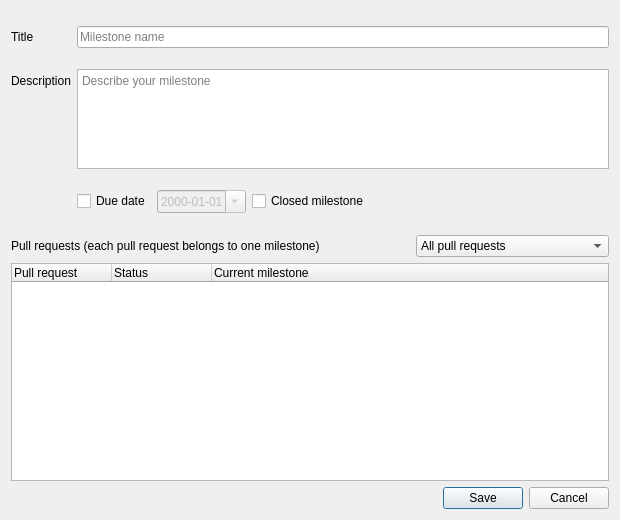
<?xml version="1.0" encoding="UTF-8"?>
<ui version="4.0">
 <class>MilestoneDialog</class>
 <widget class="QDialog" name="MilestoneDialog">
  <property name="geometry">
   <rect>
    <x>0</x>
    <y>0</y>
    <width>620</width>
    <height>520</height>
   </rect>
  </property>
  <property name="minimumSize">
   <size>
    <width>560</width>
    <height>0</height>
   </size>
  </property>
  <property name="windowTitle">
   <string>Milestone details</string>
  </property>
  <layout class="QVBoxLayout" name="verticalLayout">
   <item>
    <layout class="QFormLayout" name="formLayout">
     <item row="0" column="0">
      <widget class="QLabel" name="mTitleLabel">
       <property name="text">
        <string>Title</string>
       </property>
       <property name="buddy">
        <cstring>mTitle</cstring>
       </property>
      </widget>
     </item>
     <item row="0" column="1">
      <widget class="QLineEdit" name="mTitle">
       <property name="maxLength">
        <number>200</number>
       </property>
       <property name="placeholderText">
        <string>Milestone name</string>
       </property>
      </widget>
     </item>
     <item row="1" column="0">
      <widget class="QLabel" name="mDescriptionLabel">
       <property name="text">
        <string>Description</string>
       </property>
       <property name="buddy">
        <cstring>mDescription</cstring>
       </property>
      </widget>
     </item>
     <item row="1" column="1">
      <widget class="QTextEdit" name="mDescription">
       <property name="maximumSize">
        <size>
         <width>16777215</width>
         <height>100</height>
        </size>
       </property>
       <property name="acceptRichText">
        <bool>false</bool>
       </property>
       <property name="placeholderText">
        <string>Describe your milestone</string>
       </property>
      </widget>
     </item>
     <item row="2" column="1">
      <layout class="QHBoxLayout" name="dateLayout">
       <item>
        <widget class="QCheckBox" name="mHasDueDate">
         <property name="text">
          <string>Due date</string>
         </property>
        </widget>
       </item>
       <item>
        <widget class="QDateEdit" name="mDueDate">
         <property name="enabled">
          <bool>false</bool>
         </property>
         <property name="displayFormat">
          <string>yyyy-MM-dd</string>
         </property>
         <property name="calendarPopup">
          <bool>true</bool>
         </property>
        </widget>
       </item>
       <item>
        <widget class="QCheckBox" name="mClosed">
         <property name="text">
          <string>Closed milestone</string>
         </property>
        </widget>
       </item>
       <item>
        <spacer name="dateSpacer">
         <property name="orientation">
          <enum>Qt::Horizontal</enum>
         </property>
         <property name="sizeHint" stdset="0">
          <size>
           <width>40</width>
           <height>20</height>
          </size>
         </property>
        </spacer>
       </item>
      </layout>
     </item>
    </layout>
   </item>
   <item>
    <layout class="QHBoxLayout" name="requestsHeaderLayout">
     <item>
      <widget class="QLabel" name="mRequestsLabel">
       <property name="text">
        <string>Pull requests (each pull request belongs to one milestone)</string>
       </property>
      </widget>
     </item>
     <item>
      <spacer name="requestsSpacer">
       <property name="orientation">
        <enum>Qt::Horizontal</enum>
       </property>
       <property name="sizeHint" stdset="0">
        <size>
         <width>40</width>
         <height>20</height>
        </size>
       </property>
      </spacer>
     </item>
     <item>
      <widget class="QComboBox" name="mRequestFilter">
       <item>
        <property name="text">
         <string>All pull requests</string>
        </property>
       </item>
       <item>
        <property name="text">
         <string>Open pull requests</string>
        </property>
       </item>
       <item>
        <property name="text">
         <string>Closed / merged pull requests</string>
        </property>
       </item>
      </widget>
     </item>
    </layout>
   </item>
   <item>
    <widget class="QTreeWidget" name="mRequests">
     <property name="rootIsDecorated">
      <bool>false</bool>
     </property>
     <column>
      <property name="text">
       <string>Pull request</string>
      </property>
     </column>
     <column>
      <property name="text">
       <string>Status</string>
      </property>
     </column>
     <column>
      <property name="text">
       <string>Current milestone</string>
      </property>
     </column>
    </widget>
   </item>
   <item>
    <widget class="QDialogButtonBox" name="mButtons">
     <property name="standardButtons">
      <set>QDialogButtonBox::Cancel|QDialogButtonBox::Save</set>
     </property>
    </widget>
   </item>
  </layout>
 </widget>
 <tabstops>
  <tabstop>mTitle</tabstop>
  <tabstop>mDescription</tabstop>
  <tabstop>mHasDueDate</tabstop>
  <tabstop>mDueDate</tabstop>
  <tabstop>mClosed</tabstop>
  <tabstop>mRequestFilter</tabstop>
  <tabstop>mRequests</tabstop>
 </tabstops>
 <resources/>
 <connections/>
</ui>
